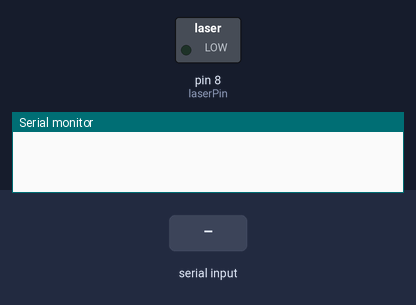
Bench run of a sketch on a simulated Arduino Uno, built with avr-gcc and run on an emulated ATmega328P. On the bench: switched loads named in the sketch (green lamp = pin HIGH), the last lines printed to the serial monitor. Dashed ring = blinking. The inputs (shaded band) are chosen by the test bench.

Above: at 1.2 s.
1.3 s: "WRONG PIN" received over the second serial link
At 1.6 s:
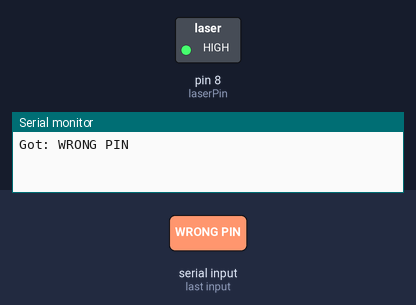
4.3 s: "UNLOCKED" received over the second serial link
At 5.2 s:
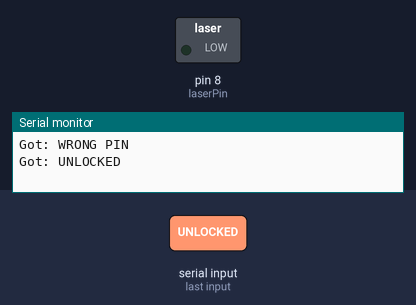
Timing chart, 0 to 7.3 s (numbered marks = the images above; inputs shaded):
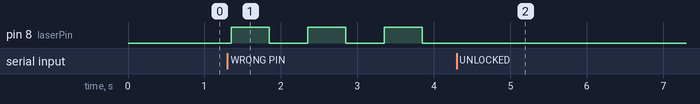

The sketch:

slv.ino
```cpp
#include <SoftwareSerial.h>

SoftwareSerial mySerial(10, 11); // RX=10, TX=11
const int laserPin = 8;
bool laserActive = false;

void setup() {
  pinMode(laserPin, OUTPUT);
  digitalWrite(laserPin, LOW);
  Serial.begin(9600);
  mySerial.begin(9600);
}

void loop() {
  static unsigned long lastCheck = 0;
  static unsigned long lastBlink = 0;
  static bool laserState = false;

  // Check for messages every 100ms
  if (millis() - lastCheck >= 100) {
    lastCheck = millis();

    if (mySerial.available()) {
      delay(50);
      String msg = "";
      while (mySerial.available()) {
        msg += (char)mySerial.read();
      }
      Serial.println("Got: " + msg);

      if (msg == "WRONG PIN") {
        laserActive = true;
      } else if (msg == "UNLOCKED") {
        laserActive = false;
        digitalWrite(laserPin, LOW);
      } else if (msg == "LOCKED") {
        laserActive = false;
        digitalWrite(laserPin, LOW);
      } else if (msg == "CLEARED") {
        laserActive = false;
        digitalWrite(laserPin, LOW);
      }
    }
  }

  // Blink laser if active
  if (laserActive) {
    if (millis() - lastBlink >= 500) {
      lastBlink = millis();
      laserState = !laserState;
      digitalWrite(laserPin, laserState ? HIGH : LOW);
    }

  }
}
```

Measured:
- after the input at 1.3 s, pin 8 (laserPin): alternates HIGH for 0.50 s and LOW for 0.50 s, starting after 0.05 s
- after the input at 4.3 s, pin 8 (laserPin): stops changing and stays LOW
